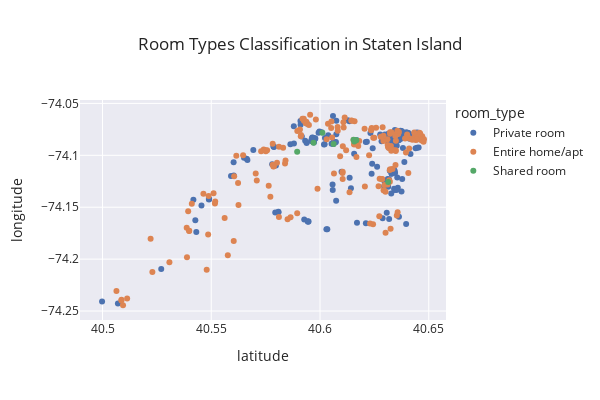

Here is the notebook cell this chart was saved with:
### Code cell
df_manhattan = df[df.neighbourhood_group == 'Staten Island']
map = px.scatter(df_manhattan,x="latitude", y="longitude", color="room_type", template="seaborn", title="Room Types Classification in Staten Island",width=600,height=400)
map.show()

### Figure 1 — Plotly figure (JSON) as saved in the notebook; plotly's stock layout.template omitted (floating-point values rounded to 4 significant figures; data arrays with more than 128 entries replaced by an {"elided": "..."} marker saying what was removed)
{"data": [{"hovertemplate": "room_type=Private room<br>latitude=%{x}<br>longitude=%{y}<extra></extra>", "legendgroup": "Private room", "marker": {"color": "rgb(76,114,176)", "symbol": "circle"}, "mode": "markers", "name": "Private room", "orientation": "v", "showlegend": true, "type": "scatter", "x": {"elided": "188 float values"}, "xaxis": "x", "y": {"elided": "188 float values"}, "yaxis": "y"}, {"hovertemplate": "room_type=Entire home/apt<br>latitude=%{x}<br>longitude=%{y}<extra></extra>", "legendgroup": "Entire home/apt", "marker": {"color": "rgb(221,132,82)", "symbol": "circle"}, "mode": "markers", "name": "Entire home/apt", "orientation": "v", "showlegend": true, "type": "scatter", "x": {"elided": "176 float values"}, "xaxis": "x", "y": {"elided": "176 float values"}, "yaxis": "y"}, {"hovertemplate": "room_type=Shared room<br>latitude=%{x}<br>longitude=%{y}<extra></extra>", "legendgroup": "Shared room", "marker": {"color": "rgb(85,168,104)", "symbol": "circle"}, "mode": "markers", "name": "Shared room", "orientation": "v", "showlegend": true, "type": "scatter", "x": [40.59, 40.62, 40.62, 40.62, 40.62, 40.6, 40.63, 40.61, 40.6], "xaxis": "x", "y": [-74.1, -74.08, -74.09, -74.09, -74.09, -74.09, -74.13, -74.09, -74.08], "yaxis": "y"}], "layout": {"height": 400, "legend": {"title": {"text": "room_type"}, "tracegroupgap": 0}, "title": {"text": "Room Types Classification in Staten Island"}, "width": 600, "xaxis": {"anchor": "y", "domain": [0, 1], "title": {"text": "latitude"}}, "yaxis": {"anchor": "x", "domain": [0, 1], "title": {"text": "longitude"}}}}
